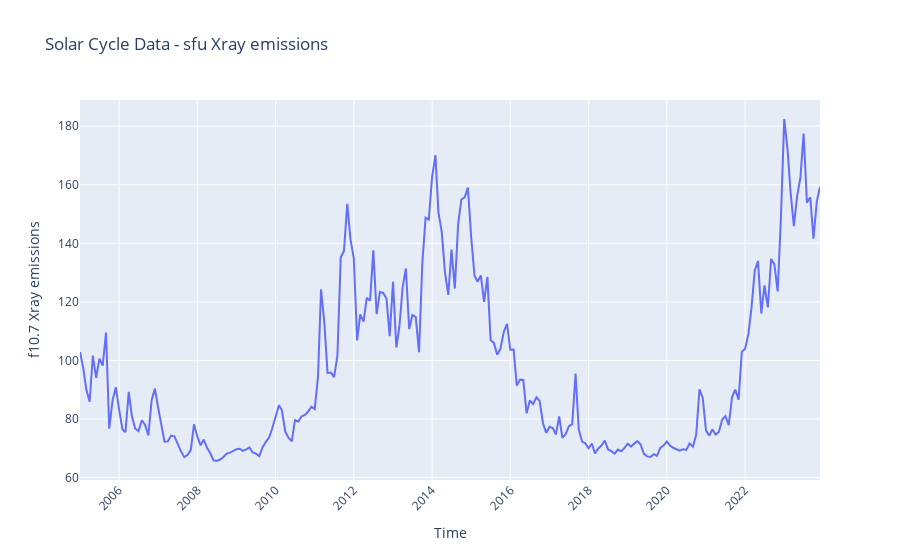

The notebook cell this image was saved under:
### Code cell
# Rename columns to match Prophet's requirements (ds for time and y for target)
solar_cycle_f10_7.rename(columns={'time_tag': 'ds', 'f10.7': 'y'}, inplace=True)

# Sort the DataFrame by 'ds' in chronological order - was already, but just in case
solar_cycle_f10_7 = solar_cycle_f10_7.sort_values(by='ds')

# plot the full dataframe, to see solar cycle's pattern (more or less 11 years)
fig = px.line(solar_cycle_f10_7, x='ds', y='y', title='Solar Cycle Data - sfu Xray emissions')
fig.update_xaxes(title_text='Time')
fig.update_yaxes(title_text='f10.7 Xray emissions')
fig.update_layout(xaxis=dict(tickangle=-45), showlegend=True)
fig.show()

### Figure 1 — Plotly figure (JSON) as saved in the notebook; plotly's stock layout.template omitted (floating-point values rounded to 4 significant figures; data arrays with more than 128 entries replaced by an {"elided": "..."} marker saying what was removed)
{"data": [{"hovertemplate": "ds=%{x}<br>y=%{y}<extra></extra>", "legendgroup": "", "line": {"color": "#636efa", "dash": "solid"}, "marker": {"symbol": "circle"}, "mode": "lines", "name": "", "orientation": "v", "showlegend": false, "type": "scatter", "x": {"elided": "228 str values"}, "xaxis": "x", "y": {"elided": "228 float values"}, "yaxis": "y"}], "layout": {"legend": {"tracegroupgap": 0}, "showlegend": true, "title": {"text": "Solar Cycle Data - sfu Xray emissions"}, "xaxis": {"anchor": "y", "domain": [0, 1], "tickangle": -45, "title": {"text": "Time"}}, "yaxis": {"anchor": "x", "domain": [0, 1], "title": {"text": "f10.7 Xray emissions"}}}}
